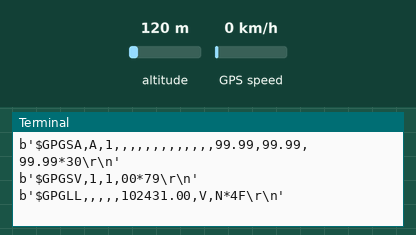
Bench run of a program on a simulated Raspberry Pi (BCM pin numbers). Parts: the last lines printed to the terminal. The test bench sets the inputs (shaded band); at power-on: GPS speed 0 km/h, altitude 120 m. The GPS gets a fix after 3 s at 37.7749, -122.4194 with 8 satellites.

Above: at 1.2 s.
1.3 s: GPS speed set to 30 km/h
At 1.81 s:
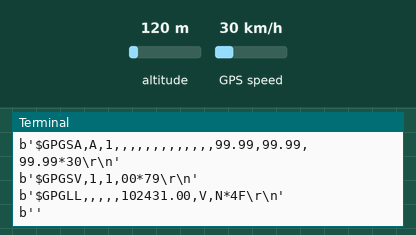
3.5 s: GPS speed set to 90 km/h
At 4.4 s:
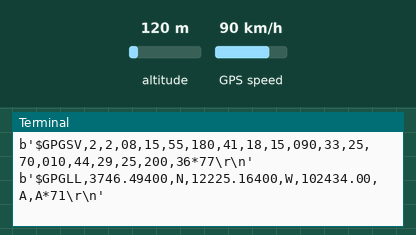
5.5 s: altitude set to 500 m
At 8.4 s:
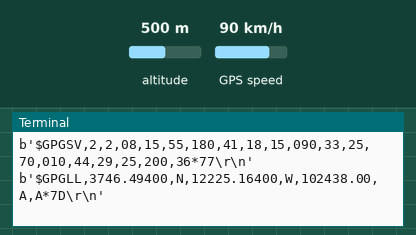
8.5 s: altitude set to 20 m
At 9.4 s:
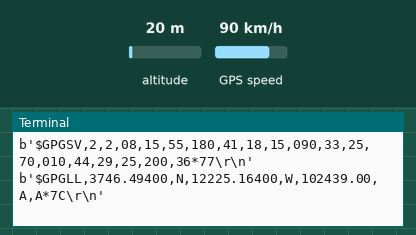
10.5 s: GPS speed set to 118 km/h
At 10.81 s:
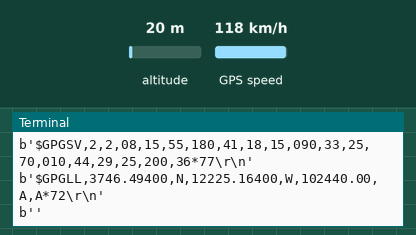
17.9 s: altitude set to 250 m
At 18.4 s:
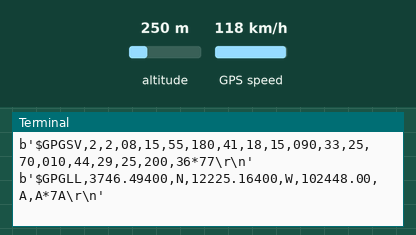
Timing chart, 0 to 20.5 s (numbered marks = the images above; inputs shaded):
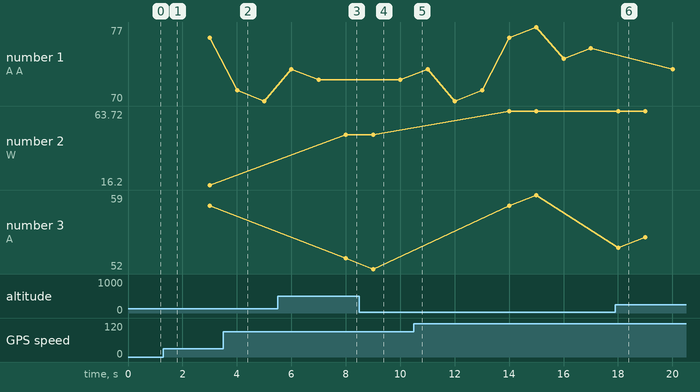

The program:

gps.py
```python
import time
import serial
import string
import pynmea2
import RPi.GPIO as gpio

gpio.setmode(gpio.BCM)
port="/dev/ttyAMA0"

ser = serial.Serial(port,baudrate = 9600, timeout = 0.5)
while 1:
    try:
        data= ser.readline()
        print(data)
    except:
        print("Loading...")
    if data[0:6]=="$GPGGA":
        msg=pynmea2.parse(data)
        print(msg)
        time.sleep(2)
```

Measured:
- after the input at 3.5 s, the terminal: prints a new line after 0.50 s (image 2)
- after the input at 5.5 s, the terminal: prints a new line after 0.50 s (image 3)
- after the input at 8.5 s, the terminal: prints a new line after 0.50 s (image 4)
- after the input at 17.9 s, the terminal: prints a new line after 0.10 s (image 6)
- plotted number 2: 48.6 → 63.72 after the input at 10.5 s
